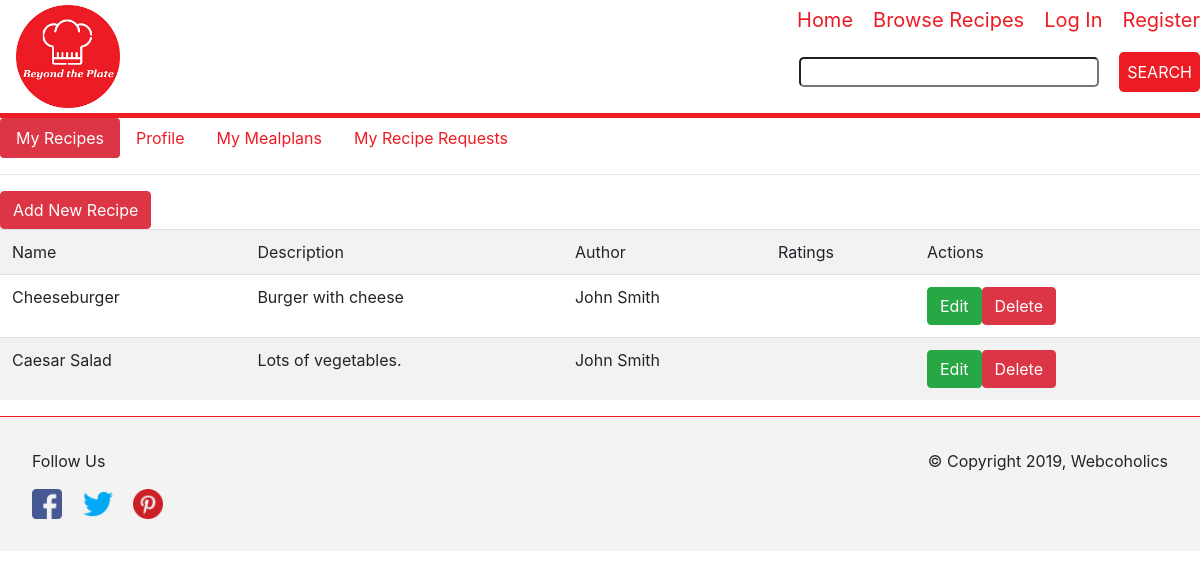
Before: /userdash.php with the older database file.
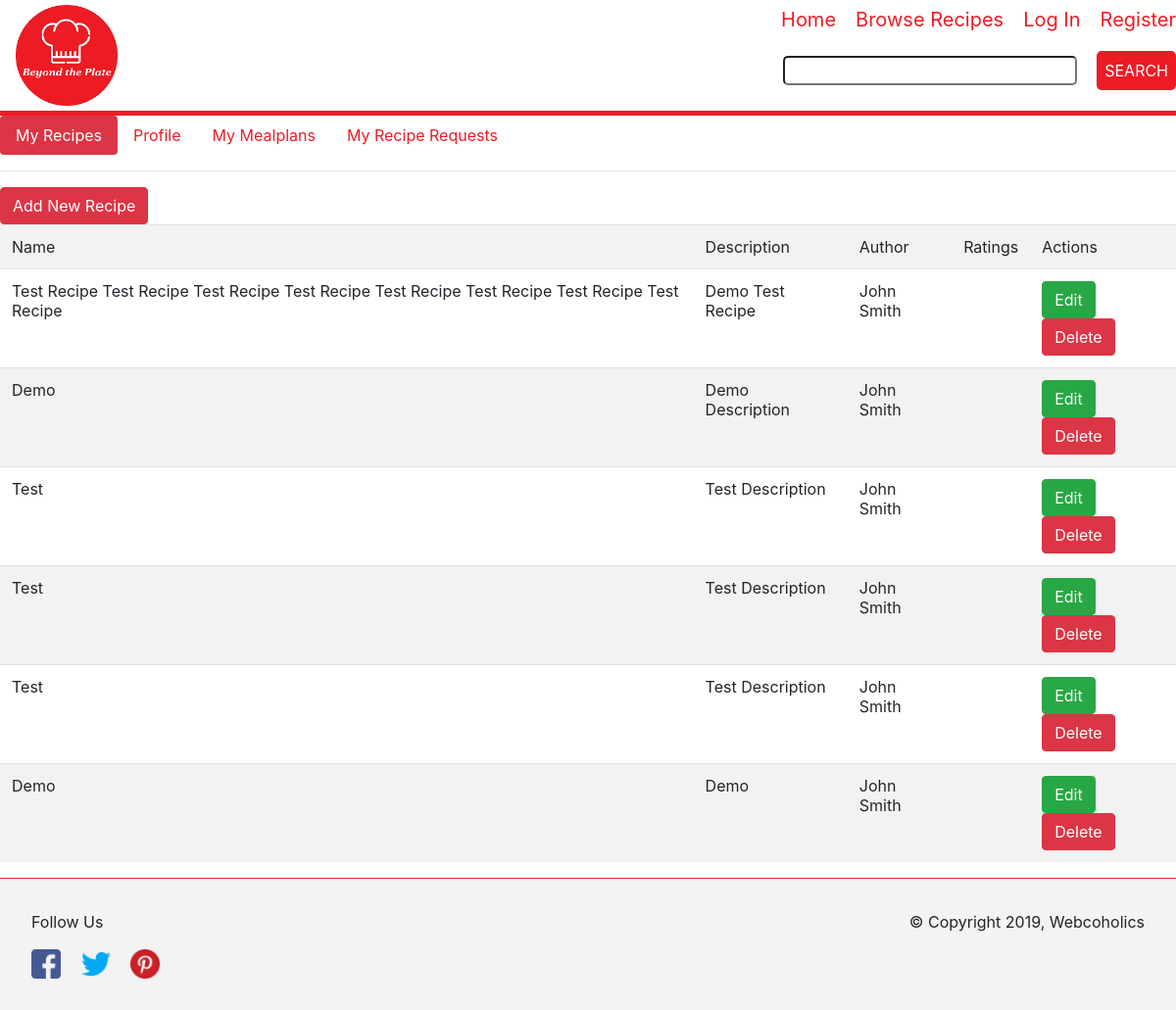
After: the same page with the newer database file.
### tables this page shows
CREATE TABLE `recipes` (
  `id` int(10) NOT NULL,
  `name` varchar(100) NOT NULL,
  `user_id` int(10) NOT NULL,
  `description` varchar(2000) NOT NULL,
  `category` int(2) NOT NULL,
  `is_deleted` int(1) NOT NULL DEFAULT '0',
  `created_date` int(10) NOT NULL,
  `modified_date` int(10) NOT NULL
);

CREATE TABLE `users` (
  `id` int(10) NOT NULL,
  `email` varchar(50) NOT NULL,
  `password` varchar(255) NOT NULL,
  `first_name` varchar(50) NOT NULL,
  `last_name` varchar(50) NOT NULL,
  `last_login` int(10) NOT NULL,
  `role` int(1) NOT NULL,
  `is_deleted` int(1) NOT NULL DEFAULT '0',
  `created_date` int(10) NOT NULL,
  `modified_date` int(10) NOT NULL
);

### lib/classes/Recipe.php (called while the page is built, shortened)
<?php
	class Recipe
	{
		public function getAllRecipes($db)
		{
			$sql = "SELECT recipes.*,users.first_name AS 'authorfname',users.last_name AS 'authorlname'
			FROM recipes
			INNER JOIN users
			ON recipes.user_id=users.id  where recipes.is_deleted=0";
			$pdostm = $db->prepare($sql);
			$pdostm->execute();
			$recipes=$pdostm->fetchAll(PDO::FETCH_OBJ);
			return $recipes;
		}
	}
?>

### views/userdash.php (the view, shortened to what this page needs)
<div class="page-wrapper">
<ul class="nav nav-pills mb-3" id="pills-tab" role="tablist">
  <li class="nav-item">
    <a class="nav-link active" id="pills-recipe-tab" data-toggle="pill" href="#pills-recipe" role="tab" aria-controls="pills-home" aria-selected="true">My Recipes</a>
  </li>
  <li class="nav-item">
    <a class="nav-link" id="pills-profile-tab" data-toggle="pill" href="#pills-profile" role="tab" aria-controls="pills-profile" aria-selected="false">Profile</a>
  </li>
  <li class="nav-item">
    <a class="nav-link" id="pills-mealplan-tab" data-toggle="pill" href="#pills-mealplan" role="tab" aria-controls="pills-mealplan" aria-selected="false">My Mealplans</a>
  </li>
  <li class="nav-item">
    <a class="nav-link" id="pills-requests-tab" data-toggle="pill" href="#pills-requests" role="tab" aria-controls="pills-requests" aria-selected="false">My Recipe Requests</a>
  </li>
</ul>
<div class="tab-content" id="pills-tabContent">
  <div class="tab-pane fade show active" id="pills-recipe" role="tabpanel" aria-labelledby="pills-recipe-tab">
  	<hr/>
  	<button type="button" class="btn btn-danger" data-toggle="modal" data-target="#newRecipeModal">
	  Add New Recipe
	</button>
								<?php require_once("input_ingredient.php") ?>
	<div class="row">
		<div class="col-lg-12 col-md-12 col-sm-12 col-xs-12">
		<?php
			$r=new Recipe();
			$recipes=$r->getAllRecipes($db);
			$str="<table class='table table-striped'><tr>
				<td>Name</td>
				<td>Description</td>
				<td>Author</td>
				<td>Ratings</td>
				<td>Actions</td>
			</tr>";
			foreach($recipes as $recipe)
			{
				$str.="<tr>
					<td>".$recipe->name."</td>
					<td>".$recipe->description."</td>
					<td>".$recipe->authorfname." ".$recipe->authorlname."</td>
					<td></td>
					<td><button class='btn btn-success'>Edit</button><button class='btn btn-danger'>Delete</button></td>
				</tr>";
			}
			echo $str."</table>";
		?>
		</div>
	</div>
  </div>
</div>
</div>

### lib/classes/Page.php (shortened to what this page needs)
<?php
class Page
{
    private $navLinks;
    public function setNav($custLinks) {
        if($custLinks) {
            $this->navLinks = array_merge(self::DEFAULT_LINKS, $custLinks);
        }
        else {
            $this->navLinks = self::DEFAULT_LINKS;
        }
    }
    private function generateMenuLinks() {
        $returnString ='<ul class="menu">';
        foreach($this->navLinks as $linkName => $linkPath)
        {
            if(isset($_SESSION["user"]))
            {
				if($linkName=="Log In")
                {
                    $returnString .= '<li><a href="userdash.php">Dashboard</a></li><li><a href="logout.php">Logout</a></li>';
                }else if($linkName=="Register")
                {
                } else {
                    $returnString .= '<li><a href="' . $linkPath . '">';
                    $returnString .= $linkName . '</a></li>';
                }
            }
            else
            {
                $returnString .= '<li><a href="' . $linkPath . '">';
                $returnString .= $linkName . '</a></li>';
            }
        }
        $returnString .= '</ul>';
        return $returnString;
    }
    public function generateHeader() {
        require_once 'views/header.php';
    }
    public function generateFooter() {
        require_once 'views/footer.php';
    }
}
?>

Changed rows visible on the page:
removed recipes: name "Cheeseburger", description "Burger with cheese", user.first_name "John", user.last_name "Smith"
removed recipes: name "Caesar Salad", description "Lots of vegetables.", user.first_name "John", user.last_name "Smith"
added recipes: name "Test Recipe Test Recipe Test Recipe Test Recipe Test Recipe Test Recipe Test Recipe Test Recipe", description "Demo Test Recipe", user.first_name "John", user.last_name "Smith"
added recipes: name "Demo", description "Demo Description", user.first_name "John", user.last_name "Smith"
added recipes: name "Test", description "Test Description", user.first_name "John", user.last_name "Smith"
added recipes: name "Test", description "Test Description", user.first_name "John", user.last_name "Smith"
added recipes: name "Test", description "Test Description", user.first_name "John", user.last_name "Smith"
added recipes: name "Demo", description "Demo", user.first_name "John", user.last_name "Smith"
